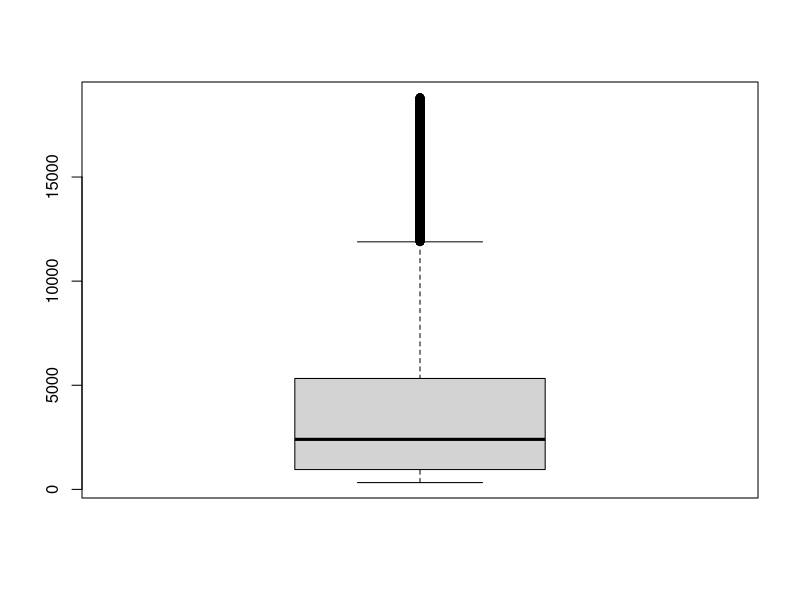

Write the R code that produced this figure. (Note: this script raises an error after producing the figure.)
install.packages("ggplot2")
install.packages("corrplot")

library(ggplot2)
library(corrplot)

install.packages("e1071")
library(e1071)

# get data 
diamond <-diamonds
summary(diamond)
colSums(is.na(diamonds)) #ana hna b3ml check 3la null value
duplicat <- sum(duplicated(diamond))  #ana hna b3ml check 3la duplicat
print(duplicat)

duplicate_column <- names(diamond)[sapply(diamond, function(column) any(duplicated(column)))]
print(duplicate_column ) ##ana hna Display  column names that have duplicates

#diamond <- diamond[!duplicated(diamond), ] 
###
#dups <- which(duplicated(diamond))  #remove duplicated
#newdiamond <- diamond[-c(dups-1,dups),] 
#duplicat <- sum(duplicated(newdiamond))  #ana hna b3ml check 3la duplicat
#print(duplicat)
#str(newdiamond)
###
# إزالة duplicated
newdiamond <- unique(diamond)
nrow(diamond)
nrow(newdiamond)
str(newdiamond)
# check skewness value
skewness(newdiamond$price)
log_price <- log(newdiamond$price)
log_price
                     # start visualization #
                     ##boxplot##
boxplot(newdiamond$price)   # hna price before check skewness
boxplot(newdiamond$log_price) # w hna el price after check skewness
               
                    ##Scatter plot ##
plot(newdiamond$carat ,newdiamond$log_price , col="pink",main = "Carat vs. Price by Cut" , xlab = "Carat",
     ylab= "Price")

                    ##Histogram ##
hist(newdiamond$log_price , col="pink" , main="price Histogram" , xlab= "Price" )

hist(newdiamond$carat , col="pink" , main="carat Histogram" , xlab= "carat" )

hist(newdiamond$depth , col=rgb(red=62 ,green = 180 , blue = 137, maxColorValue = 255 ) , main="depth Histogram" , xlab= "depth"  )

                     ##line plot ##
plot(newdiamond$carat, newdiamond$log_price, type = "l",main = "Depth vs. Log Price", col=rgb(red=62 ,green = 180 , blue = 137, maxColorValue = 255 ),
     xlab = "carat",  ylab = "Log Price")

                      ## bar plot##
barplot(table(diamonds$color, diamonds$clarity),
        beside = TRUE,   
        xlab = " Clarity",   
        ylab = " Count",      
        main = "Clarity vs Color",
        legend = levels(diamonds$color) ,
        col = c(rgb(199, 21, 133, maxColorValue = 255),rgb(62, 180, 150, maxColorValue = 255)))  



barplot(table(diamonds$price, diamonds$clarity),
        beside = TRUE,   
        xlab = " Clarity",   
        ylab = " Count",      
        main = "Clarity vs log_price",
        legend = levels(diamonds$color) ,
        col = c(rgb(180, 51, 102, maxColorValue = 255), rgb(112, 128, 144, maxColorValue = 255)))


                    ###qplot#### 
qplot(x=Clarity , y=log_price   , data = newdiamond ,xlab=" Clarity" ,ylab="log_price" , main = "relations between  Clarity and log_price  " , geom = "point" , color= Clarity)


qplot(x=newdiamond$clarity, y=newdiamond$log_price, data = newdiamond, xlab="Clarity", ylab="Log Price", 
      main = "Relation between Clarity and Log Price", geom = "point", color=newdiamond$clarity)

qplot(x=newdiamond$cut, y=newdiamond$log_price, data = newdiamond, xlab="cut", ylab="Log Price", 
      main = "Relation between cut and Log Price", geom = "point", color=newdiamond$cut)

             ## at the end heatmap to see correlation between numeric feature ###

correlation <- cor(newdiamond[c("depth", "carat", "log_price")])
corrplot(correlation, method = "color", title="heatmap")

